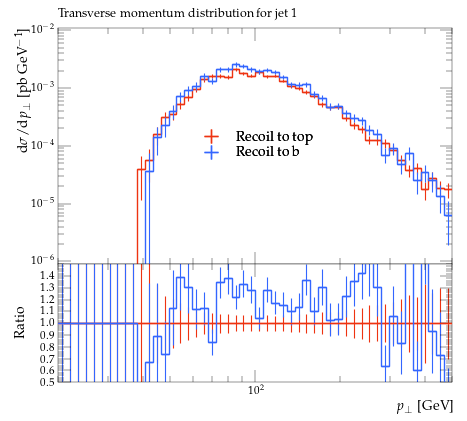

The Python source for this figure:
#! /usr/bin/env python

# This Python script was auto-generated using YODA v2.0.2.
# Analysis object: /MC_TTBAR/onelep_jet_1_pT
# Timestamp: 31-07-2026 (12:23:22)

import matplotlib as mpl
import matplotlib.pyplot as plt
mpl.use('Agg') # comment out for interactive use
import os
import numpy as np

plotDir = os.path.split(os.path.realpath(__file__))[0]
if 'YODA_USER_PLOT_PATH' in globals():
    plot_outdir = globals()['YODA_USER_PLOT_PATH']
else:
    plot_outdir = plotDir

#plot style
plt.style.use(os.path.join(plotDir, '../default.mplstyle'))
# plot metadata
figW, figH = plt.rcParams['figure.figsize']
ax_xLabel = r'$p_\perp$ [GeV]'
ax_yLabel = r'$\mathrm{d}\sigma/\mathrm{d}p_\perp$ [pb GeV$^{-1}$]'
ax_title  = r'Transverse momentum distribution for jet 1'
ax_xScale = 'log'
ax_yScale = 'log'
xLims = (20.0, 500.0)
yLims = (9e-07, 0.011000000000000001)

# TeX-friendly labels for the legend
labels = {
    'legend' : ([ r"Recoil to top", r"Recoil to b" ], r""),
}

# Adjust canvas width and height
canvasW = 10.0
canvasH = 9.0
figW *= canvasW/10.
figH *= canvasH/9.

# Create figure and axis objects
fig, (ax, ratio0_ax) = plt.subplots(2, 1, sharex=True,
                  figsize=(figW,figH), gridspec_kw={'height_ratios': (6.0, 3.0)})

# Set figure margins
plt.subplots_adjust(
    left   = 1.0 * plt.rcParams['figure.subplot.left'],
    right  = 1.0 * plt.rcParams['figure.subplot.right'],
    top    = 1.0 * plt.rcParams['figure.subplot.top'],
    bottom = 1.0 * plt.rcParams['figure.subplot.bottom'])

ratio0_ax.yaxis.set_major_locator(mpl.ticker.MultipleLocator(0.1))
ratio0_ax.set_ylim(0.5, 1.4999)
ratio0_ax.set_ylabel('Ratio')

# the numerical data is stored in a separate file
dataf = dict()
prefix = os.path.split(__file__)[0]
if prefix:    prefix = prefix + '/'
exec(open(prefix+'onelep_jet_1_pT__data.py').read(), dataf)


legend_handles = dict() # keep track of handles for the legend

# style options for curves
# starts at zorder>=5 to draw curve on top of legend
styles = {
  'recoil_t': {
    'color' : '#EE3311',
    'linestyle' : '-',
    'linewidth' : 1,
    'marker' : 'none',
    'markersize' : 2,
    'capsize' : 0.0,
    'zorder' : 5,
    'histstyle' : 1,
    'drawstyle' : 'steps-pre',
    'xerrorbars' : 1,
    'yerrorbars' : 1,
    'fillcolor' : None,
    'fillopacity' : 1.0,
    'ratio0_linestyle' : '-',
    'ratio0_linewidth' : 1,
    'ratio0_marker' : 'none',
    'ratio0_markersize' : 2,
    'ratio0_capsize' : 0.0,
    'ratio0_zorder' : 5,
    'ratio0_histstyle' : 1,
    'ratio0_drawstyle' : 'steps-pre',
    'ratio0_xerrorbars' : 1,
    'ratio0_yerrorbars' : 1,
  },
  'recoil_b': {
    'color' : '#3366FF',
    'linestyle' : '-',
    'linewidth' : 1,
    'marker' : 'none',
    'markersize' : 2,
    'capsize' : 0.0,
    'zorder' : 6,
    'histstyle' : 1,
    'drawstyle' : 'steps-pre',
    'xerrorbars' : 1,
    'yerrorbars' : 1,
    'fillcolor' : None,
    'fillopacity' : 1.0,
    'ratio0_linestyle' : '-',
    'ratio0_linewidth' : 1,
    'ratio0_marker' : 'none',
    'ratio0_markersize' : 2,
    'ratio0_capsize' : 0.0,
    'ratio0_zorder' : 6,
    'ratio0_histstyle' : 1,
    'ratio0_drawstyle' : 'steps-pre',
    'ratio0_xerrorbars' : 1,
    'ratio0_yerrorbars' : 1,
  },
}

# curve from input yoda files in main panel
for label, yvals in dataf['yvals'].items():
    if all(np.isnan(v) for v in dataf['yvals'][label]):
        continue
    tmp = None
    if styles[label]['histstyle']: # draw as histogram
        xpos = dataf['xedges'][label] if styles[label]['drawstyle'] else dataf['xpoints'][label]
        ypos = np.insert(yvals, 0, yvals[0]) if styles[label]['drawstyle'] else yvals
        if styles[label]['fillcolor']: # fill area below curve
            ax.fill_between(xpos, ypos, step='pre',
                            color=styles[label]['fillcolor'],
                            alpha=styles[label]['fillopacity'])
        tmp, = ax.plot(xpos, ypos,
                       color=styles[label]['color'],
                       linestyle=styles[label]['linestyle'],
                       linewidth=styles[label]['linewidth'],
                       drawstyle=styles[label]['drawstyle'], solid_joinstyle='miter',
                       zorder=styles[label]['zorder'], label=label)
    tmp = ax.errorbar(dataf['xpoints'][label], yvals,
                      xerr=np.array(dataf['xerrs'][label])*styles[label]['xerrorbars'],
                      yerr=np.array(dataf['yerrs'][label])*styles[label]['yerrorbars'],
                      fmt=styles[label]['marker'], capsize=styles[label]['capsize'],
                      markersize=styles[label]['markersize'],
                      ecolor=styles[label]['color'],
                      color=styles[label]['color'], zorder=styles[label]['zorder'])
    tmp[-1][0].set_linestyle(styles[label]['linestyle'])
    tmp[-1][0].set_linewidth(styles[label]['linewidth'])
    if label in dataf['add_legend_handle']:  legend_handles[label] = tmp
    for varLabel in dataf['variation_yvals'].keys():
        if varLabel.startswith(label):
            tmp, = ax.plot(dataf['xedges'][label], dataf['variation_yvals'][varLabel],
                           color=styles[label]['color'],
                           linestyle=styles[label]['linestyle'],
                           linewidth=styles[label]['linewidth'],
                           drawstyle='steps-pre', solid_joinstyle='miter',
                           zorder=styles[label]['zorder'], alpha=0.5)


# plots on ratio panel
# curve from input yoda files in ratio panel
for label, yvals in dataf['ratio0_yvals'].items():
    if all(np.isnan(v) for v in yvals):
        continue
    if styles[label]['ratio0_histstyle']: # plot as histogram
        xpos = dataf['xedges']['recoil_t'] if styles[label]['ratio0_drawstyle'] else dataf['xpoints']['recoil_t']
        ypos = np.insert(yvals, 0, yvals[0]) if styles[label]['ratio0_drawstyle'] else yvals
        ratio0_ax.plot(xpos, ypos,
                       color=styles[label]['color'],
                       linewidth=styles[label]['linewidth'],
                       linestyle=styles[label]['ratio0_linestyle'],
                       drawstyle=styles[label]['ratio0_drawstyle'], zorder=styles[label]['zorder'],
                       solid_joinstyle='miter')
    tmp = ratio0_ax.errorbar(dataf['xpoints']['recoil_t'], yvals,
                             xerr=np.array(dataf['ref_xerrs'])*styles[label]['ratio0_xerrorbars'],
                             yerr=np.array(dataf['ratio0_yerrs'][label])*styles[label]['ratio0_yerrorbars'],
                             fmt=styles[label]['ratio0_marker'], capsize=styles[label]['ratio0_capsize'],
                             markersize=styles[label]['ratio0_markersize'],
                             ecolor=styles[label]['color'],
                             color=styles[label]['color'])
    tmp[-1][0].set_linestyle(styles[label]['ratio0_linestyle'])
    tmp[-1][0].set_linewidth(styles[label]['ratio0_linewidth'])

    for varlabel in dataf['ratio0_variation_vals'].keys():
        if varlabel.startswith(label):
            ratio0_ax.plot(dataf['xedges']['recoil_t'],
                            dataf['ratio0_variation_vals'][varlabel],
                            color=styles[label]['color'],
                            linestyle=styles[label]['linestyle'],
                            linewidth=styles[label]['linewidth'],
                            drawstyle='steps-pre', solid_joinstyle='miter',
                            zorder=1, alpha=0.5)

legend_items = list(legend_handles.values())
ax.add_artist(ax.legend(legend_items,
                        labels['legend'][0],
                        title=labels['legend'][1],
                        alignment='left',
                        loc='center',
                        bbox_to_anchor=(0.5, 0.5)))

# set plot metadata as defined above
ratio0_ax.set_xlabel(ax_xLabel)
ratio0_ax.xaxis.set_label_coords(1., -0.15)
ax.set_ylabel(ax_yLabel, ha='right', va='top')
ax.yaxis.set_label_coords(-0.11, 1.0)
ax.set_title(ax_title, loc='left')
ax.set_xscale(ax_xScale)
ax.set_yscale(ax_yScale)
ax.set_xlim(xLims)
ax.set_ylim(yLims)

# tick formatting
plt.rcParams['xtick.top'] = True
plt.rcParams['ytick.right'] = True
ax.yaxis.set_major_locator(mpl.ticker.LogLocator(base=10.0, numticks=np.inf))
ax.yaxis.set_minor_locator(mpl.ticker.LogLocator(
                           base=10.0, subs=np.arange(0.1, 1, 0.1), numticks=np.inf))
fig.align_ylabels((ax, ratio0_ax))
plt.savefig(os.path.join(plot_outdir, 'onelep_jet_1_pT.pdf'), format='PDF')
plt.savefig(os.path.join(plot_outdir, 'onelep_jet_1_pT.png'), format='PNG')

plt.close(fig)
